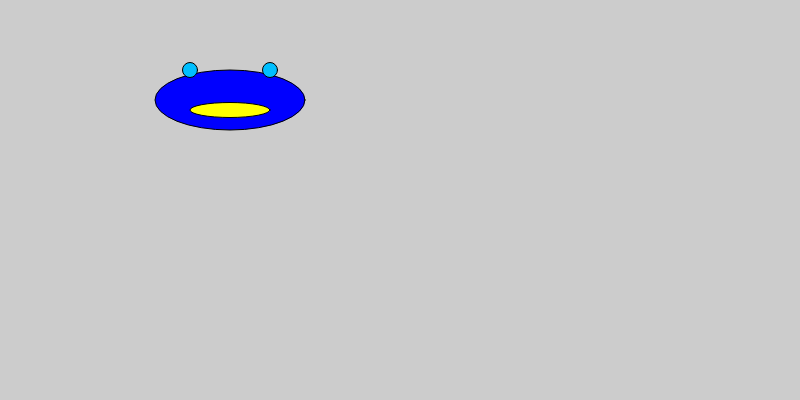
Frame 1 (no input)
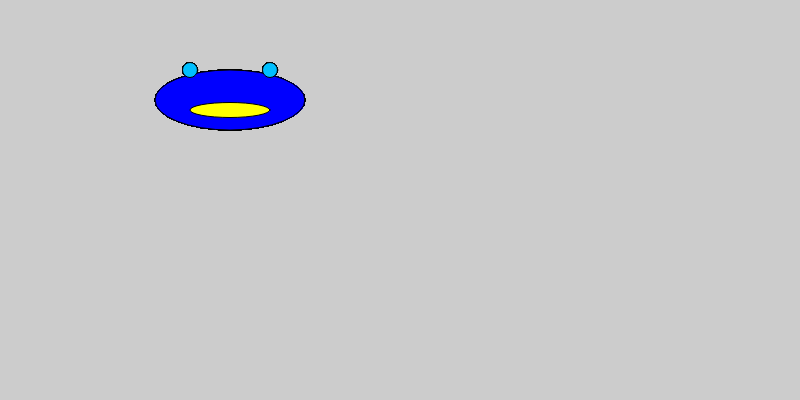
Frame 60 (no input)
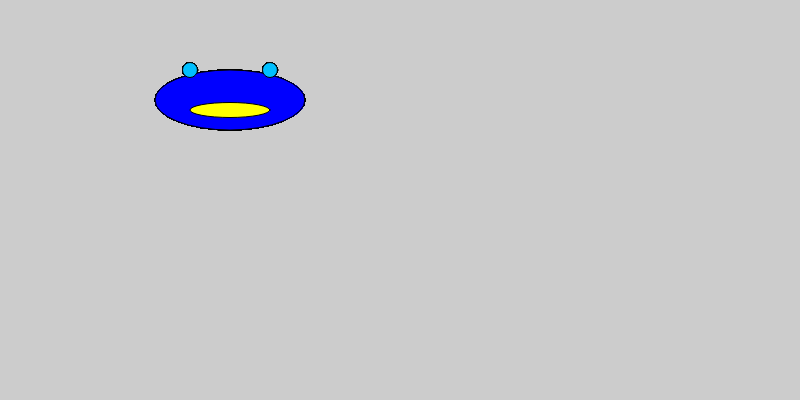
Frame 120 (the mouse pressed at the canvas centre since frame 60)

The p5.js sketch that drew these frames (run headless with seeded random() and noise() and a simulated clock; from frame 60 on, the mouse is pressed at the canvas centre):

// p5.js sketch
// ── sketch.js
function setup() {
  createCanvas(800, 400);
  background(204);
}

function draw() {
  fill(0, 0, 255);
  ellipse (230, 100, 150, 60);
  fill(255, 255, 0);
  ellipse (230, 110, 80, 15);
  fill(0, 191, 255);
  ellipse (190, 70, 15, 15);
  ellipse (270, 70, 15, 15);
}
